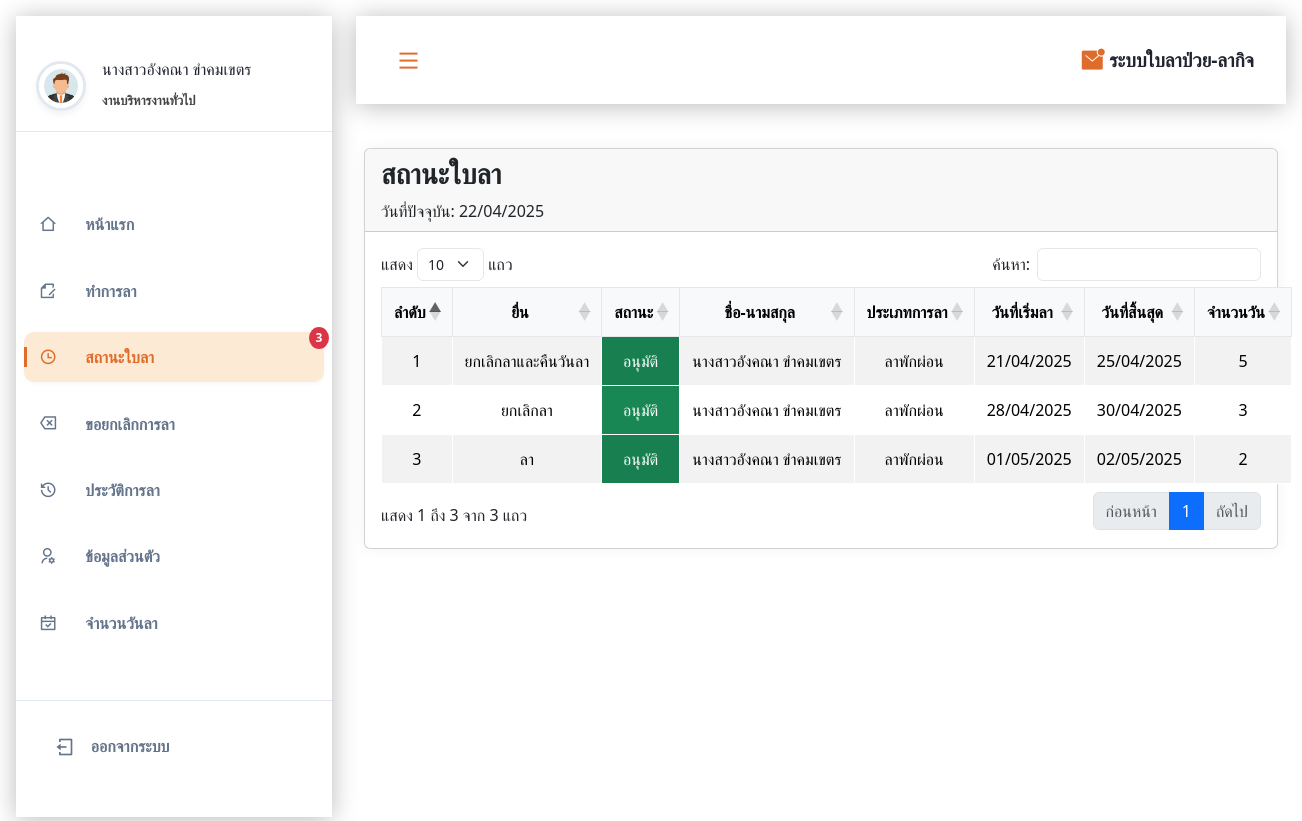
The page /user/leavestatus.php (signed in) on the database its author committed.
### tables this page shows
CREATE TABLE IF NOT EXISTS `leaves` (
  `leavesid` int NOT NULL AUTO_INCREMENT,
  `employeesid` int DEFAULT NULL,
  `leavetype` int DEFAULT NULL,
  `leavestart` date DEFAULT NULL,
  `leaveend` date DEFAULT NULL,
  `day` int DEFAULT NULL,
  `approver1` varchar(20) DEFAULT NULL,
  `approver2` varchar(20) DEFAULT NULL,
  `approver3` varchar(20) DEFAULT NULL,
  `leavestatus` varchar(50) DEFAULT NULL,
  `file` varchar(50) DEFAULT NULL,
  `note` varchar(50) DEFAULT NULL,
  PRIMARY KEY (`leavesid`),
  KEY `FK_leaves_employees` (`employeesid`),
  KEY `FK_leaves_leavetype` (`leavetype`),
  CONSTRAINT `FK_leaves_employees` FOREIGN KEY (`employeesid`) REFERENCES `employees` (`id`),
  CONSTRAINT `FK_leaves_leavetype` FOREIGN KEY (`leavetype`) REFERENCES `leavetype` (`leavetypeid`)
);

CREATE TABLE IF NOT EXISTS `leavetype` (
  `leavetypeid` int NOT NULL AUTO_INCREMENT,
  `leavetypename` varchar(100) DEFAULT NULL,
  `staffid` int NOT NULL,
  `leaveofyear` int NOT NULL,
  `stackleaveday` int NOT NULL,
  `workage` int NOT NULL,
  `workageday` int NOT NULL,
  `nameform` varchar(255) DEFAULT NULL,
  `minleaveday` int DEFAULT NULL,
  `workage_type` varchar(50) DEFAULT NULL,
  PRIMARY KEY (`leavetypeid`),
  KEY `staffid` (`staffid`),
  CONSTRAINT `leavetype_ibfk_1` FOREIGN KEY (`staffid`) REFERENCES `staffstatus` (`staffid`)
);

### user/leavestatus.php (the view, shortened to what this page needs)
<!DOCTYPE html>
<html lang="en">
<head>
    <link rel="stylesheet" href="https://cdnjs.cloudflare.com/ajax/libs/remixicon/4.2.0/remixicon.css">
    <link rel="stylesheet" href="assets/css/styles.css">
    <link rel="stylesheet" href="https://cdn.datatables.net/responsive/2.4.1/css/responsive.bootstrap5.min.css">
    <link rel="stylesheet" href="https://cdn.datatables.net/1.13.7/css/dataTables.bootstrap5.min.css">
    <link rel="stylesheet" href="https://cdn.jsdelivr.net/npm/sweetalert2@11/dist/sweetalert2.min.css">
    <link rel="stylesheet" href="assets/css/table.css">
</head>
<body>
    <?php include('component/sidebar.php'); ?>
    <main class="main container3" id="main">
        <div class="card">
            <div class="card-header">
                <h3 class="card-title">สถานะใบลา</h3>
                <p class="card-text mt-2 mb-0">วันที่ปัจจุบัน: <?= $currentDate ?></p>
            </div>
            <div class="card-body">
                <table id="statusTable" class="table table-striped table-bordered dt-responsive nowrap" style="width:100%">
                    <thead>
                        <tr>
                            <th>ลำดับ</th>
                            <th>ยื่น</th>
                            <th>สถานะ</th>
                            <th>ชื่อ-นามสกุล</th>
                            <th>ประเภทการลา</th>
                            <th>วันที่เริ่มลา</th>
                            <th>วันที่สิ้นสุด</th>
                            <th>จำนวนวัน</th>
                        </tr>
                    </thead>
                    <tbody>
                        <?php
                        include('conn/conn.php');
                        $sql_status = "SELECT leaves.*, CONCAT(pr.prefixname, e.fname, ' ', e.lname) as fullname, leavetype.leavetypename
                                   FROM leaves
                                   LEFT JOIN employees e ON leaves.employeesid = e.id
                                   LEFT JOIN prefix pr ON e.prefix = pr.prefixid
                                   LEFT JOIN leavetype ON leaves.leavetype = leavetype.leavetypeid
                                   WHERE leaves.employeesid = $userID ";
                        $result_status = mysqli_query($conn, $sql_status);
                        $i = 1;
                        while ($row = mysqli_fetch_assoc($result_status)) {
                        ?>
                            <tr>
                                <td><?php echo $i++; ?></td>
                                <td><?php echo $row['note']; ?></td>
                                <td style="background-color: <?php
                                                                switch ($row['leavestatus']) {
                                                                    case 'อนุมัติ':
                                                                        echo '#198754; color: white';
                                                                        break;
                                                                }
                                                                ?>">
                                    <?php echo $row['leavestatus']; ?>
                                </td>
                                <td><?php echo $row['fullname']; ?></td>
                                <td><?php echo $row['leavetypename']; ?></td>
                                <td><?php echo date('d/m/Y', strtotime($row['leavestart'])); ?></td>
                                <td><?php echo date('d/m/Y', strtotime($row['leaveend'])); ?></td>
                                <td><?php
                                    $start = new DateTime($row['leavestart']);
                                    $end = new DateTime($row['leaveend']);
                                    $interval = new DateInterval('P1D');
                                    $daterange = new DatePeriod($start, $interval, $end->modify('+1 day'));
                                    $workdays = 0;
                                    $sql_holidays = "SELECT holidayday FROM holiday";
                                    $result_holidays = $conn->query($sql_holidays);
                                    $holidays = [];
                                    if ($result_holidays) {
                                        while ($holiday = $result_holidays->fetch_assoc()) {
                                            $holidays[] = $holiday['holidayday'];
                                        }
                                    }
                                    foreach ($daterange as $date) {
                                        if ($date->format('N') < 6 && !in_array($date->format('Y-m-d'), $holidays)) {
                                            $workdays++;
                                        }
                                    }
                                    echo $workdays;
                                    ?>
                                </td>
                            </tr>
                        <?php } ?>
                    </tbody>
                </table>
            </div>
        </div>
    </main>
</body>
</html>

### user/assets/css/styles.css (style rules this page uses)
:root { --header-height: 3.5rem; --first-color: #df6c2a; --title-color: hsl(228, 18%, 16%); --text-color: hsl(300, 1%, 27%); --body-color: hsl(0, 0%, 100%); --shadow-color: hsla(0, 0%, 0%, 0.275); --body-font: "Poppins", sans-serif; --normal-font-size: 0.938rem; --smaller-font-size: 0.75rem; --tiny-font-size: 0.6rem; --font-regular: 400; --font-semi-bold: 600; --z-tooltip: 10; --z-fixed: 100; }
@media screen and (min-width: 1150px) { :root { --normal-font-size: 1rem; --smaller-font-size: 0.813rem; } }
* { box-sizing: border-box; padding: 0; margin: 0; text-decoration: none; }
body { font-family: var(--body-font); font-size: var(--normal-font-size); background-color: var(--body-color); color: var(--text-color); transition: background-color 0.4s; text-decoration: none; }
.container3 { margin-inline: 1.5rem; }
.main { padding-top: 5rem; }
@media screen and (min-width: 1150px) { .main { padding-left: 340px; padding-top: 8rem; transition: padding 0.4s; } }

### user/assets/css/table.css (style rules this page uses)
.card { background: #ffffff; border-radius: 15px; box-shadow: 0 0 15px rgba(0, 0, 0, 0.05); margin: 20px 0; }
.card-header { background: #ffffff; padding: 20px; border-bottom: 1px solid #e5e7eb; }
.card-title { color: #000000; margin: 0; font-weight: 600; }
.card-body { padding: 20px; }
.table { width: 100%; margin-bottom: 0; vertical-align: middle; border-color: #e5e7eb; background-color: #ffffff; text-align: center; }
.table thead th { background-color: #f8f9fa; color: #000000; font-weight: 600; padding: 12px; text-align: center !important; border: 1px solid #e5e7eb; vertical-align: middle; }
.table-bordered th, .table-bordered td { border: 1px solid #e5e7eb; background-color: #ffffff; }
.table tbody td { padding: 12px; color: #000000; vertical-align: middle; background-color: #ffffff; text-align: center; }
.table-striped tbody tr:nth-of-type(odd), .table-striped tbody tr:nth-of-type(even) { background-color: #ffffff; }
.table-bordered th, .table-bordered td { border: 1px solid #ffffff; background-color: #ffffff; }

### rows shown on the page
leaves: note "ยกเลิกลาและคืนวันลา", leavestatus "อนุมัติ", fullname "นางสาวอังคณา ขำคมเขตร", leavetype.leavetypename "ลาพักผ่อน", leavestart "21/04/2025", leaveend "25/04/2025", workdays "5"
leaves: note "ยกเลิกลา", leavestatus "อนุมัติ", fullname "นางสาวอังคณา ขำคมเขตร", leavetype.leavetypename "ลาพักผ่อน", leavestart "28/04/2025", leaveend "30/04/2025", workdays "3"
leaves: note "ลา", leavestatus "อนุมัติ", fullname "นางสาวอังคณา ขำคมเขตร", leavetype.leavetypename "ลาพักผ่อน", leavestart "01/05/2025", leaveend "02/05/2025", workdays "2"

### other values the page prints
$userName "นางสาวอังคณา ขำคมเขตร"
$department "งานบริหารงานทั่วไป"
$leave_count "3"
